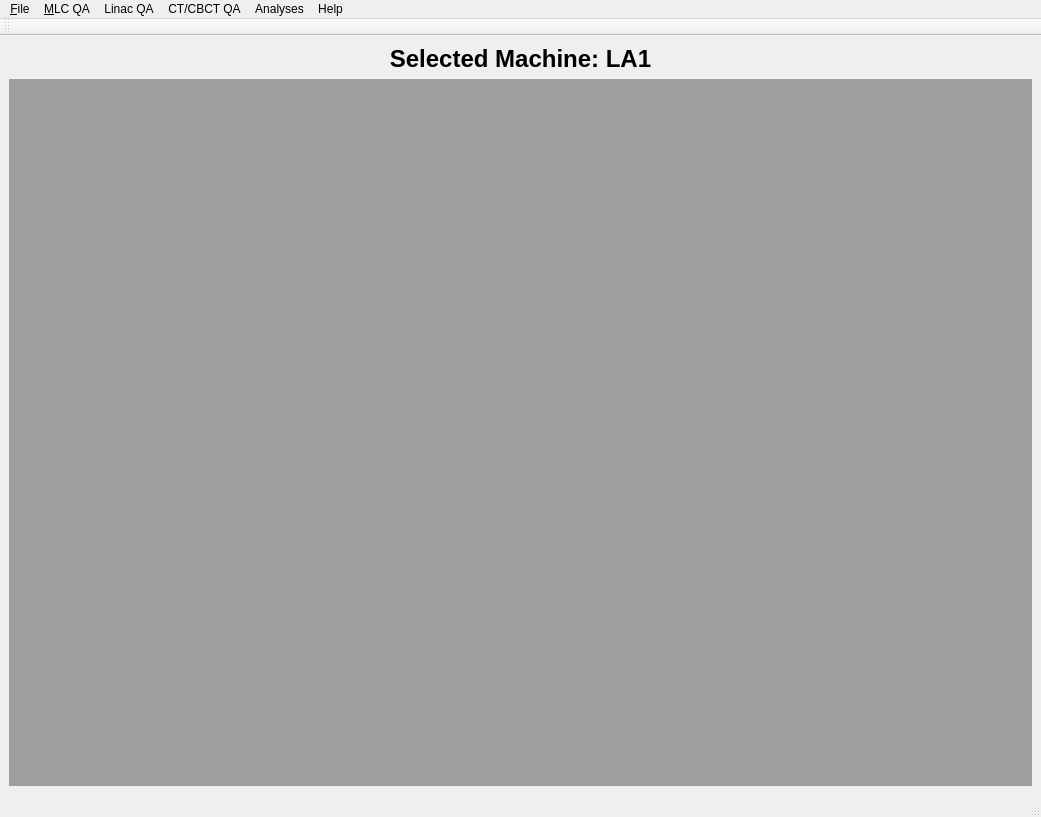
<?xml version="1.0" encoding="UTF-8"?>
<ui version="4.0">
 <class>MainWindow</class>
 <widget class="QMainWindow" name="MainWindow">
  <property name="geometry">
   <rect>
    <x>0</x>
    <y>0</y>
    <width>1041</width>
    <height>817</height>
   </rect>
  </property>
  <property name="windowTitle">
   <string>RTQA</string>
  </property>
  <widget class="QWidget" name="centralwidget">
   <layout class="QGridLayout" name="gridLayout">
    <item row="0" column="0">
     <layout class="QVBoxLayout" name="verticalLayout">
      <item>
       <widget class="QLabel" name="label">
        <property name="font">
         <font>
          <pointsize>18</pointsize>
          <weight>75</weight>
          <bold>true</bold>
         </font>
        </property>
        <property name="layoutDirection">
         <enum>Qt::LeftToRight</enum>
        </property>
        <property name="text">
         <string>Selected Machine: LA1</string>
        </property>
        <property name="alignment">
         <set>Qt::AlignCenter</set>
        </property>
        <property name="wordWrap">
         <bool>true</bool>
        </property>
       </widget>
      </item>
      <item>
       <widget class="QMdiArea" name="mdiArea"/>
      </item>
     </layout>
    </item>
   </layout>
  </widget>
  <widget class="QMenuBar" name="menubar">
   <property name="geometry">
    <rect>
     <x>0</x>
     <y>0</y>
     <width>1041</width>
     <height>21</height>
    </rect>
   </property>
   <widget class="QMenu" name="menuFile">
    <property name="title">
     <string>&amp;File</string>
    </property>
    <addaction name="actionNewMachine"/>
    <addaction name="actionSelectMC"/>
    <addaction name="actionGenerate_report"/>
    <addaction name="actionAuto_Generate_Report"/>
   </widget>
   <widget class="QMenu" name="menuQA_Tests">
    <property name="title">
     <string>&amp;MLC QA</string>
    </property>
    <widget class="QMenu" name="menuPicket_Fence">
     <property name="title">
      <string>Picket &amp;Fence 0</string>
     </property>
     <addaction name="actionLoad_ImagesPF0"/>
    </widget>
    <widget class="QMenu" name="menuPyramids">
     <property name="title">
      <string>&amp;Pyramids</string>
     </property>
     <addaction name="actionLoad_ImagesPyramid"/>
    </widget>
    <widget class="QMenu" name="menuSSS">
     <property name="title">
      <string>&amp;SSS</string>
     </property>
     <addaction name="actionLoad_ImagesSSS"/>
    </widget>
    <widget class="QMenu" name="menuXWedges">
     <property name="title">
      <string>&amp;XWedges</string>
     </property>
     <addaction name="actionLoad_ImagesXWedges"/>
    </widget>
    <widget class="QMenu" name="menuNSS">
     <property name="title">
      <string>&amp;NSS</string>
     </property>
     <addaction name="actionLoad_ImagesNSS"/>
    </widget>
    <widget class="QMenu" name="menuYWedges">
     <property name="title">
      <string>&amp;YWedges</string>
     </property>
     <addaction name="actionLoad_ImagesYWedges"/>
    </widget>
    <widget class="QMenu" name="menuComplexA">
     <property name="title">
      <string>Complex&amp;A</string>
     </property>
     <addaction name="actionLoad_ImagesComplexA"/>
    </widget>
    <widget class="QMenu" name="menuComplexB">
     <property name="title">
      <string>Complex&amp;B</string>
     </property>
     <addaction name="actionLoad_ImagesComplexB"/>
    </widget>
    <widget class="QMenu" name="menu_MLC_Alignment">
     <property name="title">
      <string>&amp;MLC Alignment</string>
     </property>
     <addaction name="actionLoadImages_MLCAlign"/>
    </widget>
    <widget class="QMenu" name="menuPicket_Fence_270">
     <property name="title">
      <string>Picket Fence 270</string>
     </property>
     <addaction name="actionLoad_ImagesPF270"/>
    </widget>
    <widget class="QMenu" name="menuPicket_Fence_90">
     <property name="title">
      <string>Picket Fence 90</string>
     </property>
     <addaction name="actionLoad_ImagesPF90"/>
    </widget>
    <addaction name="menuComplexA"/>
    <addaction name="menuComplexB"/>
    <addaction name="menu_MLC_Alignment"/>
    <addaction name="menuNSS"/>
    <addaction name="menuPicket_Fence"/>
    <addaction name="menuPicket_Fence_270"/>
    <addaction name="menuPicket_Fence_90"/>
    <addaction name="menuPyramids"/>
    <addaction name="menuSSS"/>
    <addaction name="menuXWedges"/>
    <addaction name="menuYWedges"/>
   </widget>
   <widget class="QMenu" name="menuAnalyses">
    <property name="title">
     <string>Analyses</string>
    </property>
   </widget>
   <widget class="QMenu" name="menuAbout">
    <property name="title">
     <string>Help</string>
    </property>
    <addaction name="actionAbout"/>
   </widget>
   <widget class="QMenu" name="menuLinac_QA">
    <property name="title">
     <string>Linac QA</string>
    </property>
   </widget>
   <widget class="QMenu" name="menuOBI_QA">
    <property name="title">
     <string>CT/CBCT QA</string>
    </property>
    <addaction name="actionLoadCTImages"/>
   </widget>
   <addaction name="menuFile"/>
   <addaction name="menuQA_Tests"/>
   <addaction name="menuLinac_QA"/>
   <addaction name="menuOBI_QA"/>
   <addaction name="menuAnalyses"/>
   <addaction name="menuAbout"/>
  </widget>
  <widget class="QStatusBar" name="statusbar"/>
  <widget class="QToolBar" name="toolBar">
   <property name="windowTitle">
    <string>toolBar</string>
   </property>
   <attribute name="toolBarArea">
    <enum>TopToolBarArea</enum>
   </attribute>
   <attribute name="toolBarBreak">
    <bool>false</bool>
   </attribute>
  </widget>
  <action name="actionNewMachine">
   <property name="text">
    <string>New Machine</string>
   </property>
  </action>
  <action name="actionSelectMC">
   <property name="text">
    <string>Select Machine</string>
   </property>
  </action>
  <action name="actionLoad_ImagesPF0">
   <property name="text">
    <string>Load Image(s)</string>
   </property>
  </action>
  <action name="actionAnalyze">
   <property name="text">
    <string>Analyze</string>
   </property>
  </action>
  <action name="actionTest1">
   <property name="text">
    <string>Test1</string>
   </property>
  </action>
  <action name="actionTest2">
   <property name="text">
    <string>Test2</string>
   </property>
  </action>
  <action name="actionLoad_ImagesSSS">
   <property name="text">
    <string>Load Image(s)</string>
   </property>
  </action>
  <action name="actionLoad_ImagesNSS">
   <property name="text">
    <string>Load Images(s)</string>
   </property>
  </action>
  <action name="actionLoad_ImagesXWedges">
   <property name="text">
    <string>Load Images(s)</string>
   </property>
  </action>
  <action name="actionLoad_ImagesYWedges">
   <property name="text">
    <string>Load Images(s)</string>
   </property>
  </action>
  <action name="actionLoad_ImagesPyramid">
   <property name="text">
    <string>Load Images(s)</string>
   </property>
  </action>
  <action name="actionLoad_ImagesComplexA">
   <property name="text">
    <string>Load Images(s)</string>
   </property>
  </action>
  <action name="actionLoad_ImagesComplexB">
   <property name="text">
    <string>Load Images(s)</string>
   </property>
  </action>
  <action name="actionLoad_ImagesContStripes">
   <property name="text">
    <string>Load Images(s)</string>
   </property>
  </action>
  <action name="actionLoadCTImages">
   <property name="text">
    <string>LoadCTImages</string>
   </property>
  </action>
  <action name="actionLoadImages_MLCAlign">
   <property name="text">
    <string>Load Images(2)</string>
   </property>
  </action>
  <action name="actionGenerate_report">
   <property name="text">
    <string>Generate &amp;Report</string>
   </property>
  </action>
  <action name="actionLoad_ImagesPF270">
   <property name="text">
    <string>Load Image(s)</string>
   </property>
  </action>
  <action name="actionLoad_ImagesPF90">
   <property name="text">
    <string>Load Image(s)</string>
   </property>
  </action>
  <action name="actionAuto_Generate_Report">
   <property name="text">
    <string>&amp;Auto Generate Report</string>
   </property>
  </action>
  <action name="actionAbout">
   <property name="text">
    <string>About</string>
   </property>
  </action>
 </widget>
 <resources/>
 <connections>
  <connection>
   <sender>actionNewMachine</sender>
   <signal>triggered()</signal>
   <receiver>statusbar</receiver>
   <slot>showMaximized()</slot>
   <hints>
    <hint type="sourcelabel">
     <x>-1</x>
     <y>-1</y>
    </hint>
    <hint type="destinationlabel">
     <x>399</x>
     <y>589</y>
    </hint>
   </hints>
  </connection>
 </connections>
</ui>
